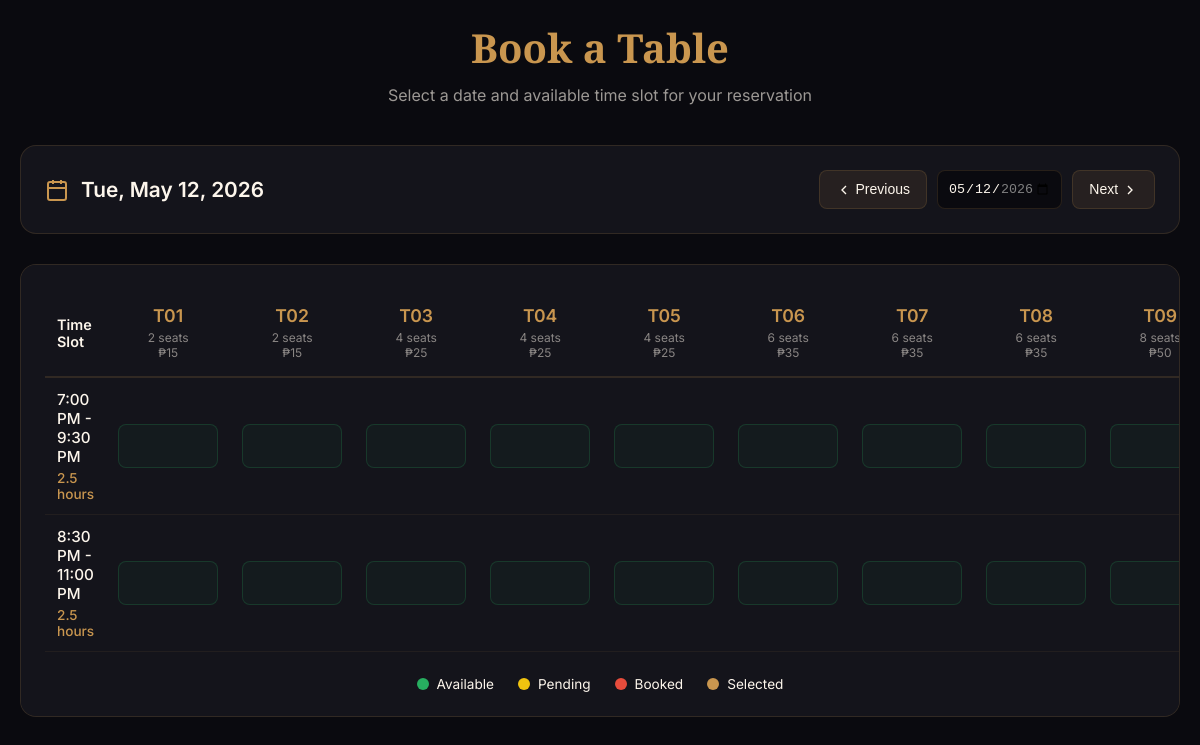
Page /tables.php on the earlier database version.
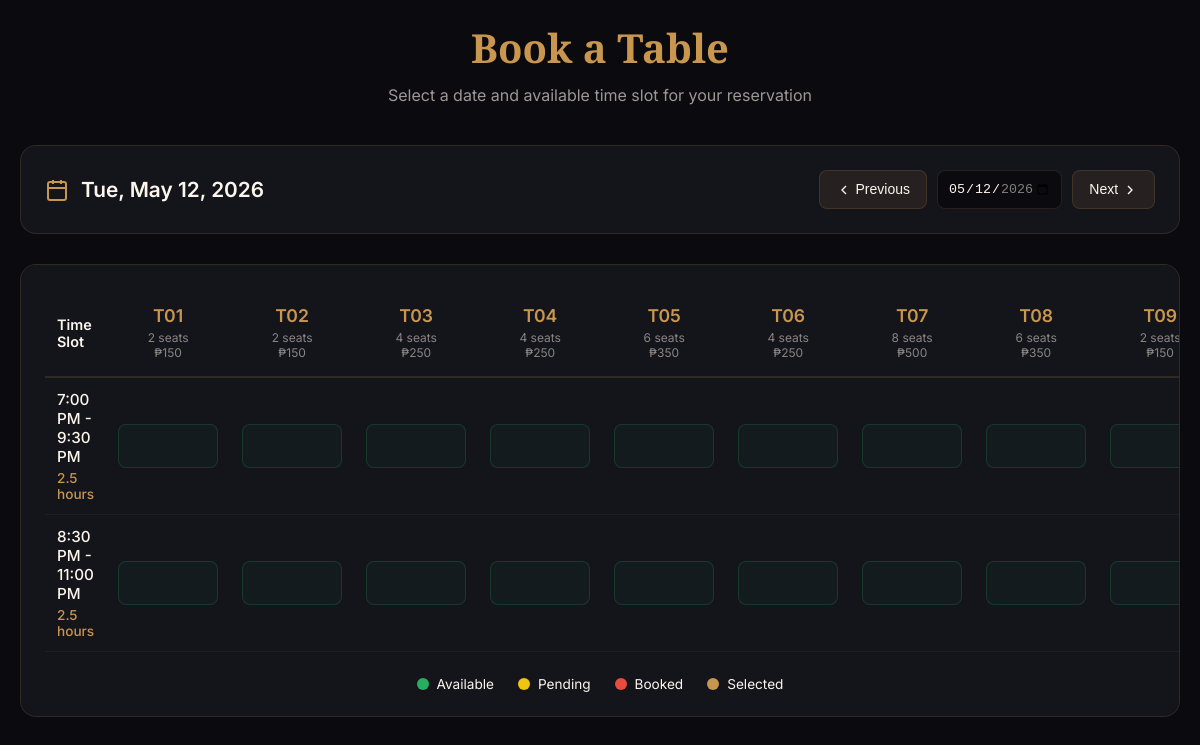
Same page on the later database version.
### tables this page shows
CREATE TABLE `tables` (
    `id` INT(11) UNSIGNED NOT NULL AUTO_INCREMENT,
    `table_number` VARCHAR(10) NOT NULL,
    `capacity` INT(11) NOT NULL,
    `price` DECIMAL(10,2) NOT NULL,
    `status` ENUM('available','occupied','reserved') DEFAULT 'available',
    `position_x` INT(11) DEFAULT 0,
    `position_y` INT(11) DEFAULT 0,
    `features` TEXT,
    `location` VARCHAR(50) DEFAULT 'Main Hall',
    `table_type` ENUM('standard','booth','counter','vip') DEFAULT 'standard',
    `is_smoking` TINYINT(1) DEFAULT 0,
    `created_at` TIMESTAMP DEFAULT CURRENT_TIMESTAMP,
    PRIMARY KEY (`id`),
    UNIQUE KEY `table_number` (`table_number`),
    KEY `status` (`status`),
    KEY `capacity` (`capacity`)
);

### tables.php (the view, shortened to what this page needs)
<?php
$pdo = getDBConnection();
$selectedDate = isset($_GET['date']) ? $_GET['date'] : date('Y-m-d');
$today = date('Y-m-d');
$maxDate = date('Y-m-d', strtotime('+30 days'));
$stmt = $pdo->query("SELECT * FROM tables ORDER BY table_number");
$tables = $stmt->fetchAll();
$timeSlots = [
    ['start' => '19:00:00', 'end' => '21:30:00', 'label' => '7:00 PM - 9:30 PM'],
    ['start' => '20:30:00', 'end' => '23:00:00', 'label' => '8:30 PM - 11:00 PM']
];
$availability = [];
foreach ($tables as $table) {
    $availability[$table['id']] = [];
    foreach ($timeSlots as $slot) {
        $availability[$table['id']][$slot['start']] = 'available';
    }
}
?>
<!DOCTYPE html>
<html lang="en">
<head>
</head>
<body>
    <div class="container">
        <div class="header">
            <h1>Book a Table</h1>
            <p>Select a date and available time slot for your reservation</p>
        </div>
        <div class="date-picker">
            <div class="date-display">
                <svg width="24" height="24" viewBox="0 0 24 24" fill="none" stroke="currentColor" stroke-width="2">
                    <rect x="3" y="4" width="18" height="18" rx="2"/>
                    <line x1="16" y1="2" x2="16" y2="6"/>
                    <line x1="8" y1="2" x2="8" y2="6"/>
                    <line x1="3" y1="10" x2="21" y2="10"/>
                </svg>
                <span><?php echo date('D, M j, Y', strtotime($selectedDate)); ?></span>
            </div>
            <div class="date-controls">
                <button class="date-btn" onclick="changeDate(-1)">
                    <svg width="16" height="16" viewBox="0 0 24 24" fill="none" stroke="currentColor" stroke-width="2" style="display:inline;vertical-align:middle;">
                        <polyline points="15 18 9 12 15 6"/>
                    </svg>
                    Previous
                </button>
                <input type="date" id="datePicker" value="<?php echo $selectedDate; ?>"
                       min="<?php echo $today; ?>" max="<?php echo $maxDate; ?>"
                       onchange="window.location.href='tables.php?date='+this.value"
                       style="padding:10px;border-radius:8px;border:1px solid var(--border);background:var(--bg);color:var(--cream);">
                <button class="date-btn" onclick="changeDate(1)">
                    Next
                    <svg width="16" height="16" viewBox="0 0 24 24" fill="none" stroke="currentColor" stroke-width="2" style="display:inline;vertical-align:middle;">
                        <polyline points="9 18 15 12 9 6"/>
                    </svg>
                </button>
            </div>
        </div>
        <div class="availability-grid">
            <table class="grid-table">
                <thead>
                    <tr>
                        <th>Time Slot</th>
                        <?php foreach ($tables as $table): ?>
                            <th>
                                <div class="table-header"><?php echo htmlspecialchars($table['table_number']); ?></div>
                                <span class="table-subtext">
                                    <?php echo $table['capacity']; ?> seats<br>
                                    ₱<?php echo number_format($table['price'], 0); ?>
                                </span>
                            </th>
                        <?php endforeach; ?>
                    </tr>
                </thead>
                <tbody>
                    <?php foreach ($timeSlots as $slot): ?>
                        <tr>
                            <td>
                                <div class="time-label"><?php echo $slot['label']; ?></div>
                                <span class="price-label">2.5 hours</span>
                            </td>
                            <?php foreach ($tables as $table): ?>
                                <td>
                                    <?php
                                    $status = $availability[$table['id']][$slot['start']];
                                    $disabled = ($status === 'booked' || $status === 'pending') ? 'disabled' : '';
                                    ?>
                                    <button class="slot <?php echo $status; ?>"
                                            <?php echo $disabled; ?>
                                            onclick="selectSlot(<?php echo $table['id']; ?>, '<?php echo $slot['start']; ?>', '<?php echo $slot['label']; ?>', '<?php echo htmlspecialchars($table['table_number']); ?>', <?php echo $table['capacity']; ?>, <?php echo $table['price']; ?>)">
                                    </button>
                                </td>
                            <?php endforeach; ?>
                        </tr>
                    <?php endforeach; ?>
                </tbody>
            </table>
            <div class="legend">
                <div class="legend-item">
                    <div class="legend-dot" style="background: var(--green);"></div>
                    <span>Available</span>
                </div>
                <div class="legend-item">
                    <div class="legend-dot" style="background: var(--yellow);"></div>
                    <span>Pending</span>
                </div>
                <div class="legend-item">
                    <div class="legend-dot" style="background: var(--red);"></div>
                    <span>Booked</span>
                </div>
                <div class="legend-item">
                    <div class="legend-dot" style="background: var(--gold);"></div>
                    <span>Selected</span>
                </div>
            </div>
        </div>
    </div>
</body>
</html>

### tables.php (style rules this page uses)
* { margin: 0; padding: 0; box-sizing: border-box; }
:root { --bg: #0A0A0F; --surface: #14141B; --border: rgba(201,150,79,.16); --cream: #FDF6EC; --gold: #C9964F; --green: #27AE60; --red: #E74C3C; --yellow: #F1C40F; --blue: #3498DB; --gray: #95A5A6; }
body { background: var(--bg); color: var(--cream); font-family: 'Inter', sans-serif; padding: 20px; min-height: 100vh; }
.container { max-width: 1400px; margin: 0 auto; }
.header { text-align: center; margin-bottom: 40px; }
.header h1 { font-family: 'Playfair Display', serif; font-size: 2.5rem; color: var(--gold); margin-bottom: 10px; }
.header p { color: rgba(253,246,236,.6); font-size: 1rem; }
.date-picker { background: var(--surface); border: 1px solid var(--border); border-radius: 16px; padding: 24px; margin-bottom: 30px; display: flex; align-items: center; justify-content: space-between; gap: 20px; }
.date-display { display: flex; align-items: center; gap: 12px; font-size: 1.3rem; font-weight: 600; }
.date-display svg { color: var(--gold); }
.date-controls { display: flex; gap: 10px; }
.date-btn { background: rgba(201,150,79,.1); border: 1px solid var(--border); color: var(--cream); padding: 10px 16px; border-radius: 8px; cursor: pointer; font-size: 14px; transition: all .2s; }
.availability-grid { background: var(--surface); border: 1px solid var(--border); border-radius: 16px; padding: 24px; overflow-x: auto; }
.grid-table { width: 100%; border-collapse: collapse; min-width: 800px; }
.grid-table th { padding: 16px 12px; text-align: center; font-size: 0.9rem; font-weight: 600; border-bottom: 2px solid var(--border); }
.grid-table th:first-child { text-align: left; width: 180px; }
.table-header { font-size: 1.1rem; color: var(--gold); }
.table-subtext { font-size: 0.75rem; color: rgba(253,246,236,.5); font-weight: 400; display: block; margin-top: 4px; }
.grid-table td { padding: 12px; text-align: center; border-bottom: 1px solid rgba(201,150,79,.08); }
.grid-table td:first-child { text-align: left; font-weight: 500; }
.time-label { font-size: 0.95rem; color: var(--cream); }
.price-label { font-size: 0.85rem; color: var(--gold); display: block; margin-top: 4px; }
.slot { padding: 12px 20px; border-radius: 8px; font-size: 0.9rem; font-weight: 500; cursor: pointer; transition: all .2s; border: 1px solid; display: inline-block; min-width: 100px; min-height: 44px; position: relative; }
.slot.available { background: rgba(39,174,96,.05); border-color: rgba(39,174,96,.2); color: transparent; }
.slot.available::after { content: 'Select'; position: absolute; top: 50%; left: 50%; transform: translate(-50%, -50%); color: var(--green); opacity: 0; transition: opacity .2s; }
.legend { display: flex; gap: 24px; justify-content: center; margin-top: 24px; flex-wrap: wrap; }
.legend-item { display: flex; align-items: center; gap: 8px; font-size: 0.85rem; }
.legend-dot { width: 12px; height: 12px; border-radius: 50%; }

Differences in the rows shown:
changed tables (number 1 of 9 on the later page): price "15" → "150"
changed tables (number 2 of 9 on the later page): price "15" → "150"
changed tables (number 3 of 9 on the later page): price "25" → "250"
changed tables (number 4 of 9 on the later page): price "25" → "250"
changed tables (number 5 of 9 on the later page): capacity "4" → "6"; price "25" → "350"
changed tables (number 6 of 9 on the later page): capacity "6" → "4"; price "35" → "250"
changed tables (number 7 of 9 on the later page): capacity "6" → "8"; price "35" → "500"
changed tables (number 8 of 9 on the later page): price "35" → "350"
changed tables (number 9 of 9 on the later page): capacity "8" → "2"; price "50" → "150"
